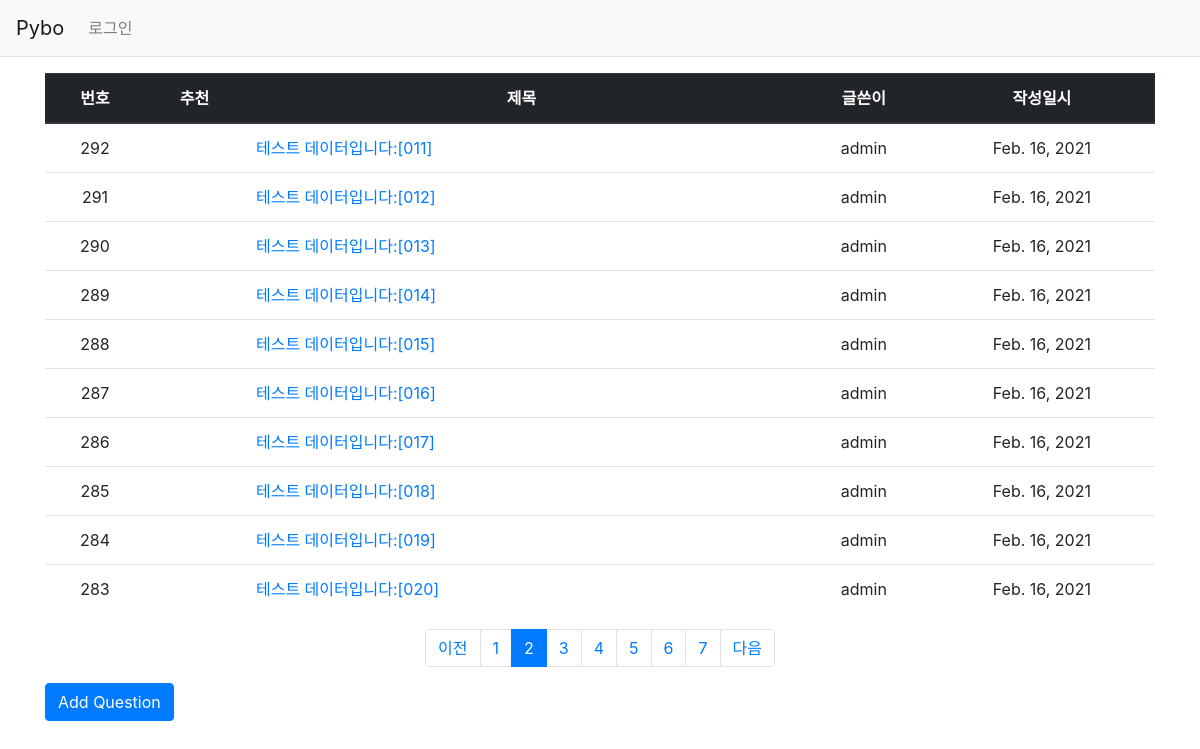
Screenshot of /?page=2 with the database file from the repository.
### pybo/models.py (models this page shows, shortened)
class Question(models.Model):
  author = models.ForeignKey(User, on_delete=models.CASCADE, related_name='author_question')
  subject = models.CharField(max_length=200)
  content = models.TextField()
  create_date = models.DateField()
  modify_date = models.DateTimeField(null=True, blank=True)
  voter = models.ManyToManyField(User, related_name='voter_question')

### pybo/views/base_views.py (the view)
# urls.py: path('', base_views.index, name='index'), # / 페이지에 해당하는 urlpatterns
def index(request):
  page = request.GET.get('page', '1')
  question_list = Question.objects.order_by('-create_date')
  paginator = Paginator(question_list, 10)
  page_obj = paginator.get_page(page)
  context = { 'question_list': page_obj }
  return render(request, 'pybo/question_list.html', context)

### pybo/templatetags/pybo_filter.py (called while the page is built)
@register.filter
def sub(value, arg):
  return value - arg

### templates/pybo/question_list.html (shortened to what this page needs)
{% extends 'base.html' %}
{% load pybo_filter %}
{% block content %}
<div class="container my-3">
  <table class="table">
    <thead>
      <tr class="text-center thead-dark">
        <th>번호</th>
        <th>추천</th>
        <th style="width:50%">제목</th>
        <th>글쓴이</th>
        <th>작성일시</th>
      </tr>
    </thead>
    <tbody>
      {% if question_list %}
      {% for question in question_list %}
      <tr class="text-center">
        <td>{{ question_list.paginator.count|sub:question_list.start_index|sub:forloop.counter0|add:1 }}</td>
        <td>
        </td>
        <td class="text-left">
          <a href="{% url 'pybo:detail' question.id %}">
            {{ question.subject }}
          </a>
        </td>
        <td>{{ question.author.username }}</td>
        <td>
          {{ question.create_date }}
        </td>
      </tr>
      {% endfor %}
      {% else %}
      <tr>
        <td colspan="3">No question</td>
      </tr>
      {% endif %}
    </tbody>
  </table>
  <ul class="pagination justify-content-center">
    {% if question_list.has_previous %}
      <li class="page-item">
        <a class="page-link" href="?page={{ question_list.previous_page_number }}">이전</a>
      </li>
    {% else %}
      <li class="page-item disabled">
        <a class="page-link" tabindex="-1" aria-disabled="true" href="#">이전</a>
      </li>
    {% endif %}
    {% for page_number in question_list.paginator.page_range %}
      {% if page_number >= question_list.number|add:-5 and page_number <= question_list.number|add:5 %}
        {% if page_number == question_list.number %}
          <li class="page-item active" aria-current="page">
            <a class="page-link" href="?page={{ page_number }}">{{ page_number }}</a>
          </li>
        {% else %}
          <li class="page-item">
            <a class="page-link" href="?page={{ page_number }}">{{ page_number }}</a>
          </li>
        {% endif %}
      {% endif %}
    {% endfor %}
    {% if question_list.has_next %}
      <li class="page-item">
        <a class="page-link" href="?page={{ question_list.next_page_number }}">다음</a>
      </li>
    {% else %}
      <li class="page-item disabled">
        <a class="page-link" tabindex="-1" aria-disabled="true" href="#">다음</a>
      </li>
    {% endif %}
  </ul>
  <a href="{% url 'pybo:question_create' %}" class="btn btn-primary">
  Add Question
  </a>
</div>
{% endblock %}

### rows the page displays
Question: paginator.count|sub "292", subject "테스트 데이터입니다:[011]", author.username "admin", create_date "Feb. 16, 2021"
Question: paginator.count|sub "291", subject "테스트 데이터입니다:[012]", author.username "admin", create_date "Feb. 16, 2021"
Question: paginator.count|sub "290", subject "테스트 데이터입니다:[013]", author.username "admin", create_date "Feb. 16, 2021"
Question: paginator.count|sub "289", subject "테스트 데이터입니다:[014]", author.username "admin", create_date "Feb. 16, 2021"
Question: paginator.count|sub "288", subject "테스트 데이터입니다:[015]", author.username "admin", create_date "Feb. 16, 2021"
Question: paginator.count|sub "287", subject "테스트 데이터입니다:[016]", author.username "admin", create_date "Feb. 16, 2021"
Question: paginator.count|sub "286", subject "테스트 데이터입니다:[017]", author.username "admin", create_date "Feb. 16, 2021"
Question: paginator.count|sub "285", subject "테스트 데이터입니다:[018]", author.username "admin", create_date "Feb. 16, 2021"
Question: paginator.count|sub "284", subject "테스트 데이터입니다:[019]", author.username "admin", create_date "Feb. 16, 2021"
Question: paginator.count|sub "283", subject "테스트 데이터입니다:[020]", author.username "admin", create_date "Feb. 16, 2021"

### other values shown
{{ page_number }} "1" "3" "4" "5" "6" "7"
{{ page_number }} "2"
